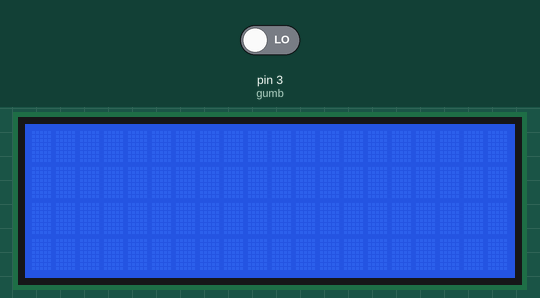
This sketch was run on a simulated Arduino Uno, built with avr-gcc and run on an emulated ATmega328P. Shown: 20×4 character LCD. The inputs (shaded band) are chosen by the test bench; at power-on: pin 3 (gumb) LOW.

Above: at 1.2 s.
1.3 s: pin 3 (gumb) driven HIGH
At 2.0 s:
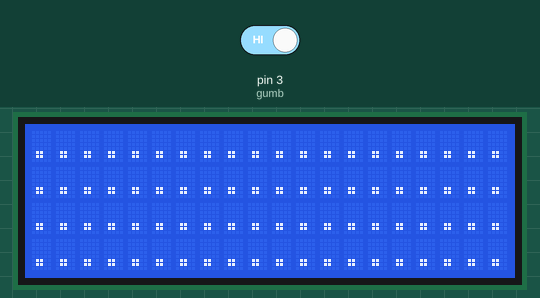
Timing chart, 0 to 4.3 s (numbered marks = the images above; inputs shaded):
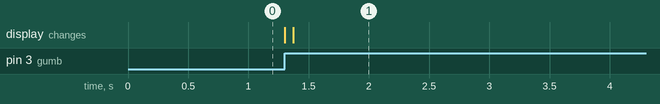

The sketch:

sketch_jan15a.ino
```cpp
#include <LiquidCrystal_I2C.h>

int gumb = 3;
LiquidCrystal_I2C lcd(0x27, 20, 4);

void setup() {
  lcd.init();
  Serial.begin(9600);
  lcd.setCursor(0, 0);
  lcd.backlight();
  pinMode(gumb, INPUT);
}

void loop() {
  int buttonState = digitalRead(gumb);

  if (buttonState == HIGH) {
    lcd.print(".");
  }
}
```

Measured:
- after the input at 1.3 s, the display: first changes at once (image 1 shows a later state)
